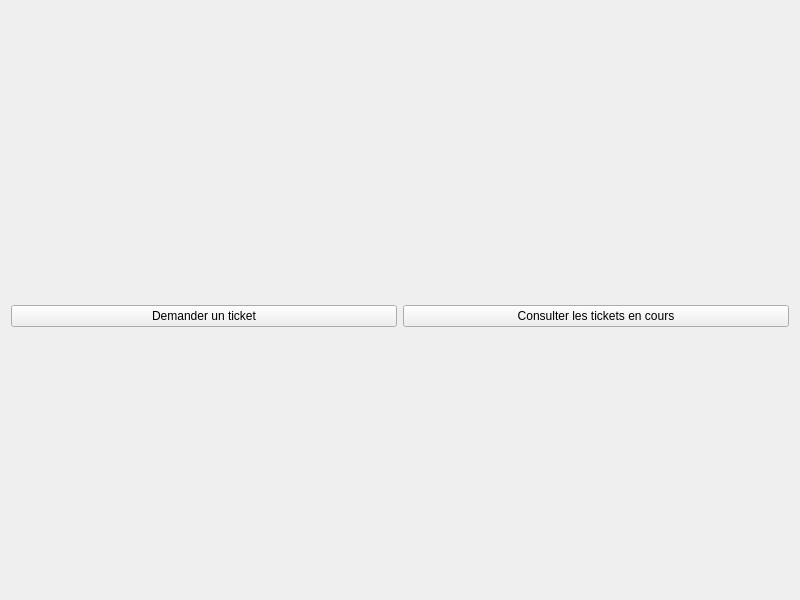
<?xml version="1.0" encoding="UTF-8"?>
<ui version="4.0">
 <class>PageAccueilPersonnel</class>
 <widget class="QWidget" name="PageAccueilPersonnel">
  <property name="geometry">
   <rect>
    <x>0</x>
    <y>0</y>
    <width>800</width>
    <height>600</height>
   </rect>
  </property>
  <property name="windowTitle">
   <string>Form</string>
  </property>
  <layout class="QGridLayout" name="gridLayout_2" rowstretch="10,500,0,0,0" rowminimumheight="10,500,0,0,0" columnminimumwidth="250,250">
   <property name="sizeConstraint">
    <enum>QLayout::SetNoConstraint</enum>
   </property>
   <property name="topMargin">
    <number>0</number>
   </property>
   <property name="verticalSpacing">
    <number>0</number>
   </property>
   <item row="0" column="0">
    <widget class="QLabel" name="bonjour_personnel">
     <property name="maximumSize">
      <size>
       <width>16777215</width>
       <height>20</height>
      </size>
     </property>
     <property name="text">
      <string/>
     </property>
    </widget>
   </item>
   <item row="1" column="0">
    <widget class="QPushButton" name="demander_ticket_bouton">
     <property name="text">
      <string>Demander un ticket</string>
     </property>
    </widget>
   </item>
   <item row="1" column="1">
    <widget class="QPushButton" name="consulter_tickets_bouton">
     <property name="text">
      <string>Consulter les tickets en cours</string>
     </property>
    </widget>
   </item>
  </layout>
 </widget>
 <resources/>
 <connections/>
</ui>
